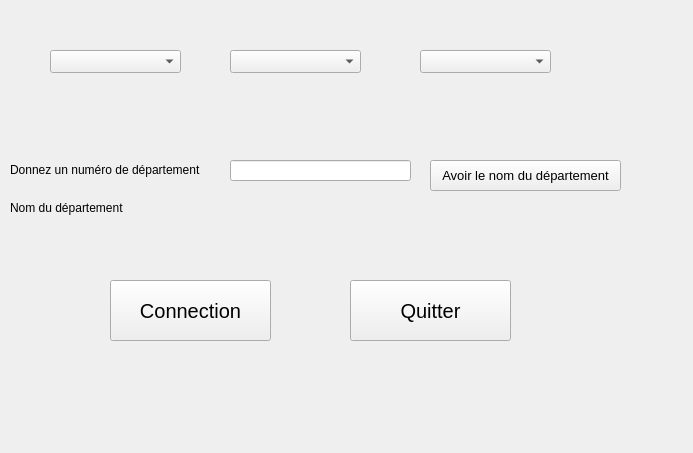
<?xml version="1.0" encoding="UTF-8"?>
<ui version="4.0">
 <class>Widget</class>
 <widget class="QWidget" name="Widget">
  <property name="geometry">
   <rect>
    <x>0</x>
    <y>0</y>
    <width>693</width>
    <height>453</height>
   </rect>
  </property>
  <property name="windowTitle">
   <string>Widget</string>
  </property>
  <widget class="QPushButton" name="pushButtonConnect">
   <property name="geometry">
    <rect>
     <x>110</x>
     <y>280</y>
     <width>161</width>
     <height>61</height>
    </rect>
   </property>
   <property name="font">
    <font>
     <pointsize>15</pointsize>
    </font>
   </property>
   <property name="text">
    <string>Connection</string>
   </property>
  </widget>
  <widget class="QLineEdit" name="lineEditCode">
   <property name="geometry">
    <rect>
     <x>230</x>
     <y>160</y>
     <width>181</width>
     <height>21</height>
    </rect>
   </property>
   <property name="font">
    <font>
     <pointsize>15</pointsize>
     <italic>true</italic>
     <bold>true</bold>
    </font>
   </property>
   <property name="alignment">
    <set>Qt::AlignCenter</set>
   </property>
  </widget>
  <widget class="QPushButton" name="pushButtonAvoirnomDepartement">
   <property name="geometry">
    <rect>
     <x>430</x>
     <y>160</y>
     <width>191</width>
     <height>31</height>
    </rect>
   </property>
   <property name="font">
    <font>
     <pointsize>10</pointsize>
    </font>
   </property>
   <property name="text">
    <string>Avoir le nom du département</string>
   </property>
  </widget>
  <widget class="QPushButton" name="pushButtonQuitter">
   <property name="geometry">
    <rect>
     <x>350</x>
     <y>280</y>
     <width>161</width>
     <height>61</height>
    </rect>
   </property>
   <property name="font">
    <font>
     <pointsize>15</pointsize>
    </font>
   </property>
   <property name="text">
    <string>Quitter</string>
   </property>
  </widget>
  <widget class="QLabel" name="label">
   <property name="geometry">
    <rect>
     <x>10</x>
     <y>160</y>
     <width>221</width>
     <height>20</height>
    </rect>
   </property>
   <property name="text">
    <string>Donnez un numéro de département</string>
   </property>
  </widget>
  <widget class="QLabel" name="labelDepartement">
   <property name="geometry">
    <rect>
     <x>10</x>
     <y>200</y>
     <width>131</width>
     <height>16</height>
    </rect>
   </property>
   <property name="text">
    <string>Nom du département</string>
   </property>
  </widget>
  <widget class="QComboBox" name="comboBox">
   <property name="geometry">
    <rect>
     <x>50</x>
     <y>50</y>
     <width>131</width>
     <height>23</height>
    </rect>
   </property>
  </widget>
  <widget class="QComboBox" name="comboBox_2">
   <property name="geometry">
    <rect>
     <x>230</x>
     <y>50</y>
     <width>131</width>
     <height>23</height>
    </rect>
   </property>
  </widget>
  <widget class="QComboBox" name="comboBox_3">
   <property name="geometry">
    <rect>
     <x>420</x>
     <y>50</y>
     <width>131</width>
     <height>23</height>
    </rect>
   </property>
  </widget>
 </widget>
 <resources/>
 <connections>
  <connection>
   <sender>pushButtonQuitter</sender>
   <signal>clicked()</signal>
   <receiver>Widget</receiver>
   <slot>close()</slot>
   <hints>
    <hint type="sourcelabel">
     <x>408</x>
     <y>262</y>
    </hint>
    <hint type="destinationlabel">
     <x>452</x>
     <y>340</y>
    </hint>
   </hints>
  </connection>
 </connections>
</ui>
